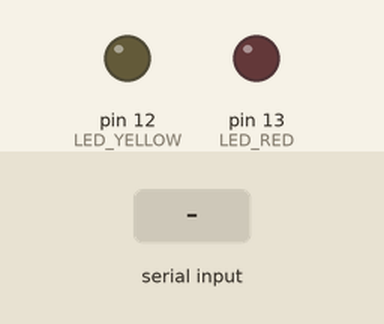
Simulated run of this sketch. Board: Arduino Uno, built with avr-gcc and run on an emulated ATmega328P. Shown: output pins drawn as LEDs (lit = HIGH). The test bench sets the inputs (shaded band). What the sketch prints to the serial monitor is not drawn.

Above: at 1.2 s.
1.3 s: "30,150\n" received over the second serial link
2.8 s: "2\n" received over the second serial link
At 3.1 s:
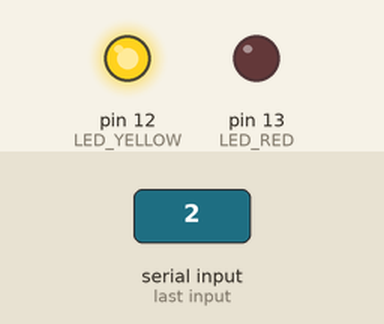
4.3 s: "1\n" received over the second serial link
At 5.5 s:
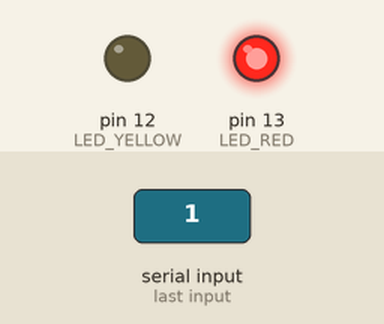
5.8 s: "0\n" received over the second serial link
At 6.7 s:
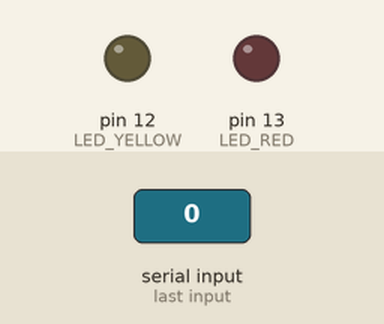
7.3 s: "3\n" received over the second serial link
At 7.8 s:
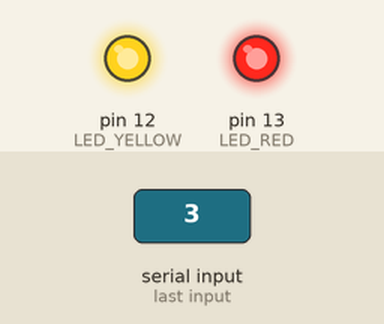
Timing chart, 0 to 9.8 s (numbered marks = the images above; inputs shaded):
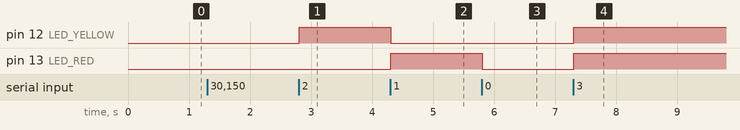

Measured:
- after the input at 2.8 s, pin 12 (LED_YELLOW): LOW → HIGH at once
- after the input at 4.3 s, pin 12 (LED_YELLOW): HIGH → LOW at once; pin 13 (LED_RED): LOW → HIGH at once
- after the input at 5.8 s, pin 13 (LED_RED): HIGH → LOW at once
- after the input at 7.3 s, pin 12 (LED_YELLOW), pin 13 (LED_RED): LOW → HIGH at once

The sketch:

exercise_2.ino
```cpp
#include <SoftwareSerial.h>
#define BTtx 2
#define BTrx 3
#define LED_RED 13
#define LED_YELLOW 12

SoftwareSerial BT(BTtx, BTrx);

char data = 0;

void setup() {
  BT.begin(9600);
  Serial.begin(9600);
  pinMode(LED_RED, OUTPUT);
  pinMode(LED_YELLOW, OUTPUT);
}

void loop() {
  if (BT.available() > 0)
    data = BT.read() - '0';

  Serial.println(data);

  switch (data) {
    case 0:
      digitalWrite(LED_RED, LOW);
      digitalWrite(LED_YELLOW, LOW);
      Serial.println(data);
      break;
    case 1:
      digitalWrite(LED_RED, HIGH);
      digitalWrite(LED_YELLOW, LOW);
      break;
    case 2:
      digitalWrite(LED_RED, LOW);
      digitalWrite(LED_YELLOW, HIGH);
      break;
    case 3:
      digitalWrite(LED_RED, HIGH);
      digitalWrite(LED_YELLOW, HIGH);
  }
}
```
